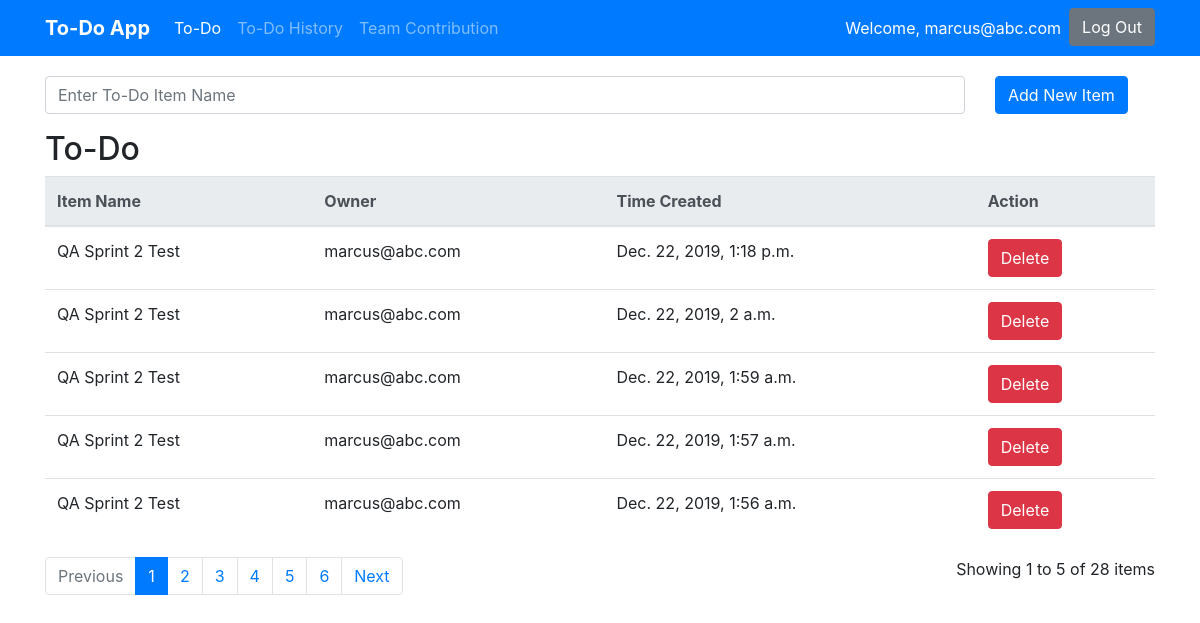
Page /To_do_page/ (signed in) on the earlier database version.
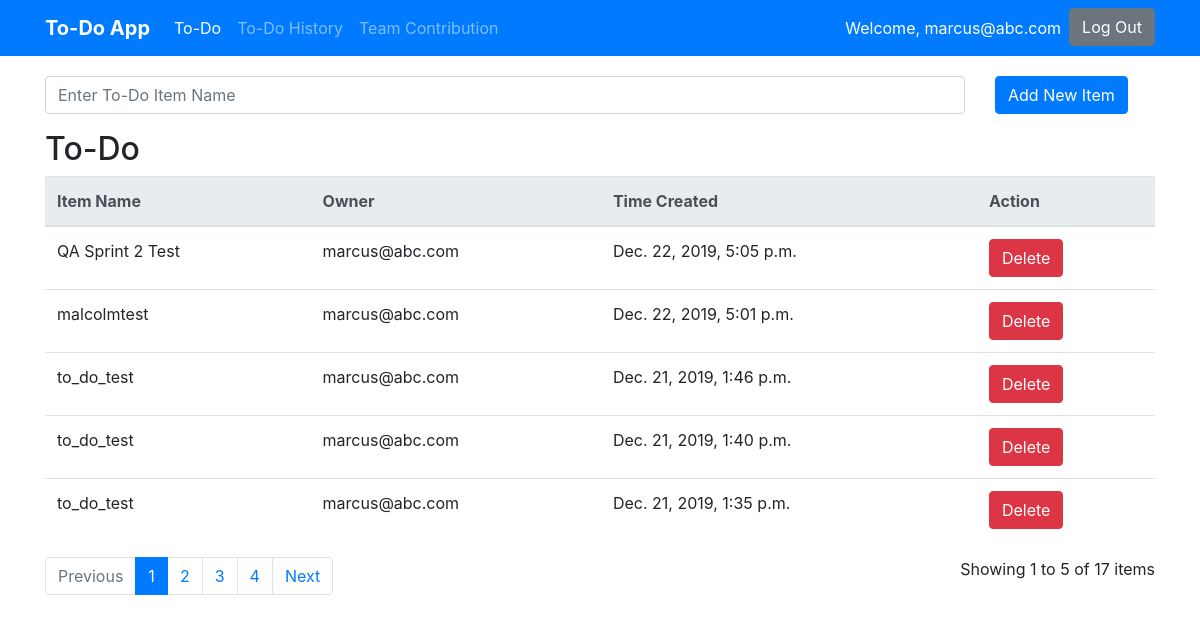
Same page on the later database version.
### To_do_page/models.py (models this page shows)
class ToDoItem(models.Model):
    owner = models.CharField(max_length=100)
    Todo = models.TextField()
    Timecreated = models.DateTimeField()

### To_do_page/views.py (the view, shortened to what this page needs)
# urls.py: path('To_do_page/', todoGreeting, name='todopage'),
def todoGreeting(request):
    context = {}
    own = get_user(request)
    all_todo = ToDoItem.objects.all().filter(owner=own).order_by('-Timecreated')
    paginator = Paginator(all_todo, 5)
    page = request.GET.get('page')
    if page is not None:
        all_todo = paginator.get_page(page)
        context['all_items'] = all_todo
    else:
        all_todo = paginator.get_page(1)
        context['all_items'] = all_todo
    return render(request, 'to_do.html', context)

### To_do_page/templates/to_do.html (shortened to what this page needs)
{% extends 'base.html' %}
{% block content %}
{% if user.is_authenticated %}
<form action="{% url 'todopage' %}" method="post">
	<div class="row">
			<div class="col-sm-8 col-md-9 col-lg-10">
				<div class="form-group" id="form-container">
					<input type="text" class="form-control" id="Todo" name="Todo" placeholder="Enter To-Do Item Name" required>
				</div>
			</div>
			<div class="col-sm-4 col-md-3 col-lg-2">
				<div id="add-btn-container">
					<button class="btn btn-primary" type="submit">Add New Item</button>
				</div>
			</div>
	</div>
</form>
<h2>To-Do</h2>
<table class="table" id="to-do-table">
	<thead class="thead-light">
		<tr>
			<th>Item Name</th>
			<th>Owner</th>
			<th>Time Created</th>
			<th>Action</th>
		</tr>
	</thead>
	<tbody>
		{% for todo_item in all_items %}
		<tr>
			<td name="todo">{{ todo_item.Todo }}</td>
			<td name="owner">{{ todo_item.owner }}</td>
			<td name="time_created">{{ todo_item.Timecreated }}</td>
			<td name="action">
				<form action="/deleteTodo/{{todo_item.id}}/{{todo_item.owner}}/{{todo_item.Todo}}/" method="post">
					<button name="delete" class="btn btn-danger" type="submit">Delete</button>
				</form>
			</td>
		</tr>
		{% endfor %}
	</tbody>
</table>
<div class="row">
	<div class="col-sm-8">
		{% if all_items.has_other_pages %}
		<ul class="pagination">
		  {% if all_items.has_previous %}
			<li class="page-item"><a class="page-link" href="?page={{ all_items.previous_page_number }}">Previous</a></li>
		  {% else %}
			<li class="page-item disabled"><span class="page-link">Previous</span></li>
		  {% endif %}
		  {% for i in all_items.paginator.page_range %}
			{% if all_items.number == i %}
			  <li class="page-item active"><span class="page-link">{{ i }} <span class="sr-only">(current)</span></span></li>
			{% else %}
			  <li class="page-item"><a class="page-link" href="?page={{ i }}">{{ i }}</a></li>
			{% endif %}
		  {% endfor %}
		  {% if all_items.has_next %}
			<li class="page-item"><a class="page-link" href="?page={{ all_items.next_page_number }}">Next</a></li>
		  {% else %}
			<li class="page-item disabled"><span class="page-link">Next</span></li>
		  {% endif %}
		</ul>
	  {% endif %}
	</div>
	<div class="col-sm-4">
		<p id="pagination-count">Showing {{ all_items.start_index }} to {{ all_items.end_index }} of {{ all_items.paginator.count }} items</p>
	</div>
</div>
{% else %}
<p class='error_msg'>You are not logged in</p>
<a class="btn btn-primary" href="{% url 'login' %}">Login</a>
{% endif %}
{% endblock %}

### templates/base.html (shortened to what this page needs)
{% load static %}
<!DOCTYPE html>
<html>
<head>
    <link rel="stylesheet" href="https://stackpath.bootstrapcdn.com/bootstrap/4.3.1/css/bootstrap.min.css"
>
    <link rel="stylesheet" href="{% static 'css/styles.css' %}">
</head>
<body>
    <nav class="navbar navbar-expand-md navbar-dark bg-primary">
        <div class="container">
            <a class="navbar-brand" href="{% url 'todopage' %}" style="font-weight: bold;">To-Do App</a>
            <div class="collapse navbar-collapse" id="navbarNav">
                <ul class="navbar-nav mr-auto">
                    {% if request.user.is_authenticated %}
                    <li class="nav-item {% if request.resolver_match.url_name == 'todopage' %}active{% endif %}">
                        <a class="nav-link" href="{% url 'todopage' %}">To-Do</a>
                    </li>
                    <li class="nav-item {% if request.resolver_match.url_name == 'todohistorypage' %}active{% endif %}">
                        <a class="nav-link" href="{% url 'todohistorypage' %}">To-Do History</a>
                    </li>
                    <li class="nav-item {% if request.resolver_match.url_name == 'contributionpage' %}active{% endif %}">
                        <a class="nav-link" href="{% url 'contributionpage' %}">Team Contribution</a>
                    </li>
                    {% endif %}
                </ul>
                <ul class="navbar-nav ml-auto">
                    {% if not request.user.is_authenticated %}
                    <li class="nav-item">
                        <a class="btn btn-secondary" href="{% url 'login' %}">Login</a>
                    </li>
                    {% else %}
                    <li class="nav-item">
                        <a class="nav-link active">Welcome, {{ user.username }}</a>
                    </li>
                    <li class="nav-item">
                        <a class="btn btn-secondary" href="{% url 'logout' %}">Log Out</a>
                    </li>
                    {% endif %}
                </ul>
            </div>
        </div>
    </nav>
    <div class="container">
        <main>
            {% block content %}
            {% endblock %}
        </main>
    </div>
</body>
</html>

### To_do_page/static/css/styles.css (style rules this page uses)
#form-container, #add-btn-container { padding-top: 20px; }
#to-do-table, #to-do-history-table { word-wrap: break-word; overflow-wrap: break-word; }
#to-do-table tbody tr td[name=todo], #to-do-history-table tbody tr td[name=item] { max-width: 400px; }
#pagination-count { display: block; text-align: right; }

Differences in the rows shown:
removed ToDoItem: Todo "QA Sprint 2 Test", owner "marcus@abc.com", Timecreated "Dec. 22, 2019, 1:18 p.m."
removed ToDoItem: Todo "QA Sprint 2 Test", owner "marcus@abc.com", Timecreated "Dec. 22, 2019, 2 a.m."
removed ToDoItem: Todo "QA Sprint 2 Test", owner "marcus@abc.com", Timecreated "Dec. 22, 2019, 1:59 a.m."
removed ToDoItem: Todo "QA Sprint 2 Test", owner "marcus@abc.com", Timecreated "Dec. 22, 2019, 1:57 a.m."
removed ToDoItem: Todo "QA Sprint 2 Test", owner "marcus@abc.com", Timecreated "Dec. 22, 2019, 1:56 a.m."
added ToDoItem: Todo "QA Sprint 2 Test", owner "marcus@abc.com", Timecreated "Dec. 22, 2019, 5:05 p.m."
added ToDoItem: Todo "malcolmtest", owner "marcus@abc.com", Timecreated "Dec. 22, 2019, 5:01 p.m."
now on this page (row unchanged): ToDoItem: Todo "to_do_test", owner "marcus@abc.com", Timecreated "Dec. 21, 2019, 1:46 p.m."
now on this page (row unchanged): ToDoItem: Todo "to_do_test", owner "marcus@abc.com", Timecreated "Dec. 21, 2019, 1:40 p.m."
now on this page (row unchanged): ToDoItem: Todo "to_do_test", owner "marcus@abc.com", Timecreated "Dec. 21, 2019, 1:35 p.m."
Other differences:
{{ all_items.paginator.count }}: "28" → "17"
list line gone: "5"
list line gone: "6"
